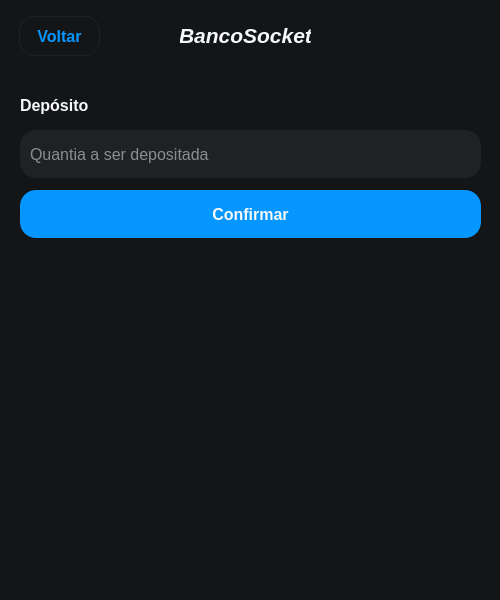
<?xml version="1.0" encoding="UTF-8"?>
<ui version="4.0">
 <class>deposit_window</class>
 <widget class="QMainWindow" name="deposit_window">
  <property name="geometry">
   <rect>
    <x>0</x>
    <y>0</y>
    <width>500</width>
    <height>600</height>
   </rect>
  </property>
  <property name="minimumSize">
   <size>
    <width>500</width>
    <height>600</height>
   </size>
  </property>
  <property name="maximumSize">
   <size>
    <width>500</width>
    <height>600</height>
   </size>
  </property>
  <property name="windowTitle">
   <string>Realizar depósito</string>
  </property>
  <property name="styleSheet">
   <string notr="true">background-color: rgb(20, 21, 23);
color: rgb(247, 248, 250);</string>
  </property>
  <widget class="QWidget" name="centralwidget">
   <widget class="QLabel" name="label">
    <property name="geometry">
     <rect>
      <x>180</x>
      <y>20</y>
      <width>131</width>
      <height>31</height>
     </rect>
    </property>
    <property name="font">
     <font>
      <pointsize>16</pointsize>
      <weight>75</weight>
      <italic>true</italic>
      <bold>true</bold>
     </font>
    </property>
    <property name="text">
     <string>BancoSocket</string>
    </property>
    <property name="alignment">
     <set>Qt::AlignCenter</set>
    </property>
   </widget>
   <widget class="QLabel" name="welcome_label">
    <property name="geometry">
     <rect>
      <x>20</x>
      <y>90</y>
      <width>451</width>
      <height>31</height>
     </rect>
    </property>
    <property name="font">
     <font>
      <pointsize>12</pointsize>
      <weight>75</weight>
      <italic>false</italic>
      <bold>true</bold>
     </font>
    </property>
    <property name="styleSheet">
     <string notr="true">background-color: rgba(255, 255, 255, 0);</string>
    </property>
    <property name="text">
     <string>Depósito</string>
    </property>
    <property name="alignment">
     <set>Qt::AlignLeading|Qt::AlignLeft|Qt::AlignVCenter</set>
    </property>
   </widget>
   <widget class="QPushButton" name="back_btn">
    <property name="geometry">
     <rect>
      <x>19</x>
      <y>16</y>
      <width>81</width>
      <height>40</height>
     </rect>
    </property>
    <property name="minimumSize">
     <size>
      <width>0</width>
      <height>40</height>
     </size>
    </property>
    <property name="maximumSize">
     <size>
      <width>16777215</width>
      <height>40</height>
     </size>
    </property>
    <property name="font">
     <font>
      <pointsize>12</pointsize>
      <weight>75</weight>
      <bold>true</bold>
     </font>
    </property>
    <property name="cursor">
     <cursorShape>PointingHandCursor</cursorShape>
    </property>
    <property name="styleSheet">
     <string notr="true">QPushButton {
	border: 1px solid rgb(31, 33, 36);
	border-radius: 16px;
	color: rgb(6, 150, 255);
	padding: 0 8px;	
}

QPushButton:hover {
	background-color: rgb(31, 33, 36);
}
</string>
    </property>
    <property name="text">
     <string>Voltar</string>
    </property>
   </widget>
   <widget class="QPushButton" name="confirm_btn">
    <property name="geometry">
     <rect>
      <x>20</x>
      <y>190</y>
      <width>461</width>
      <height>48</height>
     </rect>
    </property>
    <property name="minimumSize">
     <size>
      <width>0</width>
      <height>48</height>
     </size>
    </property>
    <property name="maximumSize">
     <size>
      <width>16777215</width>
      <height>48</height>
     </size>
    </property>
    <property name="font">
     <font>
      <pointsize>12</pointsize>
      <weight>75</weight>
      <bold>true</bold>
     </font>
    </property>
    <property name="cursor">
     <cursorShape>PointingHandCursor</cursorShape>
    </property>
    <property name="styleSheet">
     <string notr="true">background-color: rgb(6, 150, 255);
border-radius: 16px;
padding: 0 8px;
</string>
    </property>
    <property name="text">
     <string>Confirmar</string>
    </property>
   </widget>
   <widget class="QLineEdit" name="amount_value_input">
    <property name="geometry">
     <rect>
      <x>20</x>
      <y>130</y>
      <width>461</width>
      <height>48</height>
     </rect>
    </property>
    <property name="minimumSize">
     <size>
      <width>0</width>
      <height>48</height>
     </size>
    </property>
    <property name="maximumSize">
     <size>
      <width>16777215</width>
      <height>48</height>
     </size>
    </property>
    <property name="font">
     <font>
      <pointsize>12</pointsize>
     </font>
    </property>
    <property name="styleSheet">
     <string notr="true">background-color: rgb(31, 33, 36);
border-radius: 16px;
padding: 0 8px;
</string>
    </property>
    <property name="placeholderText">
     <string>Quantia a ser depositada</string>
    </property>
   </widget>
  </widget>
 </widget>
 <resources/>
 <connections/>
</ui>
